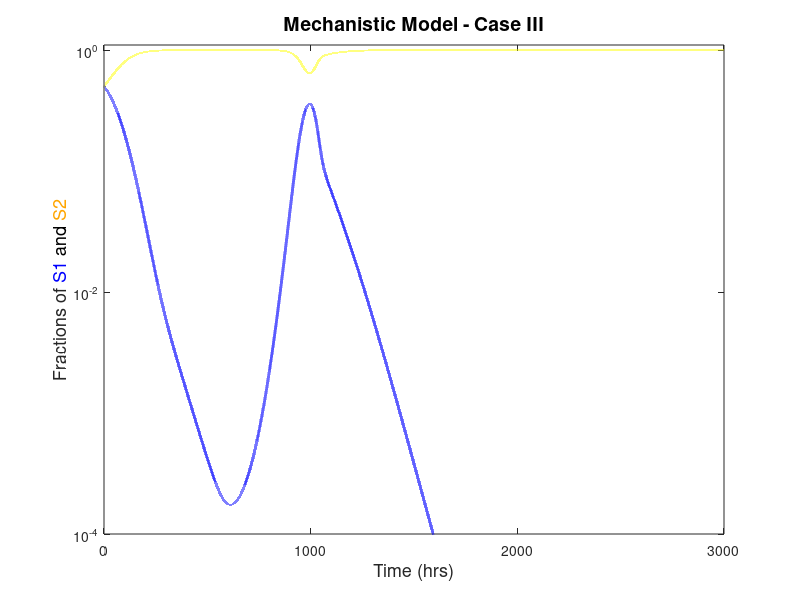

The MATLAB source for this figure: (Note: this script raises an error after producing the figure.)
% Dual (chemical - consumable) mediator interaction - Momeni. et al. (2018) - Figure 6.
% Connor Tynan - 25/10/22 - Final year project

% Background

% https://doi.org/10.7554/eLife.25051

% Increasing the number of mediators increases the complexity of the system
% exponentially. More-involved systems such as this is where the gLV model
% typically falls down as it fails to account for cases of increased
% complexity. In addition, the gLV model fails to account for indirect
% influences, suggesting use of mechanistic models for higher
% order/complexity systems.

clc; clf; close all; clear

% Parameters

t0 = 0;     % Initial time
t1 = 3000;   % Final time
dt = 0.01;   % Time step size

r0 = [-0.02, -0.01]; % Basal growth rate (Per-species growth rate - constant)

% Interaction terms - please see literature for details

% Kij - Mediator Cj affecting species Si at 50% of max fitness effect - Kij ~ r0.5ij 
Ks1c1 = 1.1 * 1e5;
Ks1c2 = 0;
Ks2c2 = 1e5;
Ks2c1 = 2 * 1e5;

%rij - Mediator Cj affecting species Si at maximum fitness effect
rs1c1 = 15;
rs1c2 = 0;
rs2c1 = 15;
rs2c2 = 25;  
  
% Consumption rate of chemical mediators
a = 1; 
ac1s1 = a;
ac1s2 = a;
ac2s2 = a;

% Production rate of chemical mediators 
b = 0.1;
b0 = 10*b;
bc2s1 = b*10;

% Variables

time = t0:dt:t1; % Time vector (x-axis)

% Initialising solution vectors
S1 = zeros(1,length(time)); % Population density of species S1
S2 = zeros(1,length(time)); % Population density of species S2
C1 = zeros(1,length(time)); % Concentration of chemical C1
C2 = zeros(1,length(time)); % Concentration of chemical C2

% Initial Conditions

% Initial population densities
S1(1) = 5;
S2(1) = 5;

% Initial mediator concentrations
C1(1) = 0.00;
C2(1) = 0.00001;

% Main computation - Equation (47) in the literature
% Forward solving mechanistic equations

for t=1:(numel(time)-1)
    
    % Species densities

    S1(t+1) = S1(t) + dt * S1(t) * ( r0(1) + rs1c1*C1(t)/(C1(t)+Ks1c1));

    S2(t+1) = S2(t) + dt * S2(t) * ( r0(2) + rs2c2 * ...
        (((C1(t)*C2(t))/(Ks2c1*Ks2c2))/(C1(t)/Ks2c1 + C2(t)/Ks2c2)) * ...
        ((1/(C1(t)/Ks2c1 + 1)) + (1/(C2(t)/Ks2c2 + 1))));

    % Chemical concentrations

    C1(t+1) = C1(t) + dt * (b0 - ac1s1 * rs1c1 * C1(t)/(C1(t)+Ks1c1) - ac1s2 * ...
        rs2c2* (((C1(t)*C2(t))/(Ks2c1*Ks2c2))/(C1(t)/Ks2c1 + C2(t)/Ks2c2)) * ...
        ((1/(C1(t)/Ks2c1 + 1)) + (1/(C2(t)/Ks2c2 + 1))) * S2(t) );

    C2(t+1) = C2(t) + dt * (bc2s1 * S1(t) - ac2s2 * rs2c2 * ...
        (((C1(t)*C2(t))/(Ks2c1*Ks2c2))/(C1(t)/Ks2c1 + C2(t)/Ks2c2)) * ...
        ((1/(C1(t)/Ks2c1 + 1)) + (1/(C2(t)/Ks2c2 + 1))) * S2(t) ) ;
    
end

% Plotting results

% Plotting species densities

fig = figure(1); hold on; box on

plot(time,S1./(S1+S2),'-b','LineWidth',2); plot(time,S2./(S1+S2),'Color',[1, 0.5, 0.1],'LineWidth',2)

ylabel('Fractions of \color{blue}S1\color{black} and\color{orange} S2', ...
    'interpreter', 'tex','FontSize',13)
ylim([10^-4 10^0+0.1])
yticks([10^-4 10^-2 10^0])

xlabel('Time (hrs)','FontSize',13)
xlim([0 3000])
xticks([0 1000 2000 3000])

title('Mechanistic Model - Case III','FontSize',14)

set(gca,'YScale','log')
set(gca,'XMinorTick','off','YMinorTick','off')
ax = gca;
ax.XAxis.FontSize = 13;
ax.YAxis.FontSize = 13;

set(gcf, 'units', 'centimeters', 'position', [1 1 12.1 9]);

% Plotting chemical concentrations

fig2 = figure(2); hold on; box on

p = plot(time,C1,'-k','LineWidth',2); plot(time,C2,'Color',[1, 0.0, 0.0],'LineWidth',2)

ylabel('[C1] and \color{red}{[C2]} \color{black} concentrations (µM)', ...
    'interpreter', 'tex','FontSize',13)
ylim([0 10^6+1000000])
yticks([0 10^0 10^2 10^4])

xlabel('Time (hrs)','FontSize',13)
xlim([0 3000])
xticks([0 1000 2000 3000])

title('Mechanistic Model - Case III','FontSize',14)

set(gca,'YScale','log')
set(gca,'XMinorTick','off','YMinorTick','off')
ax = gca;
ax.XAxis.FontSize = 13;
ax.YAxis.FontSize = 13;

set(gcf, 'units', 'centimeters', 'position', [1 1 12.1 9]);